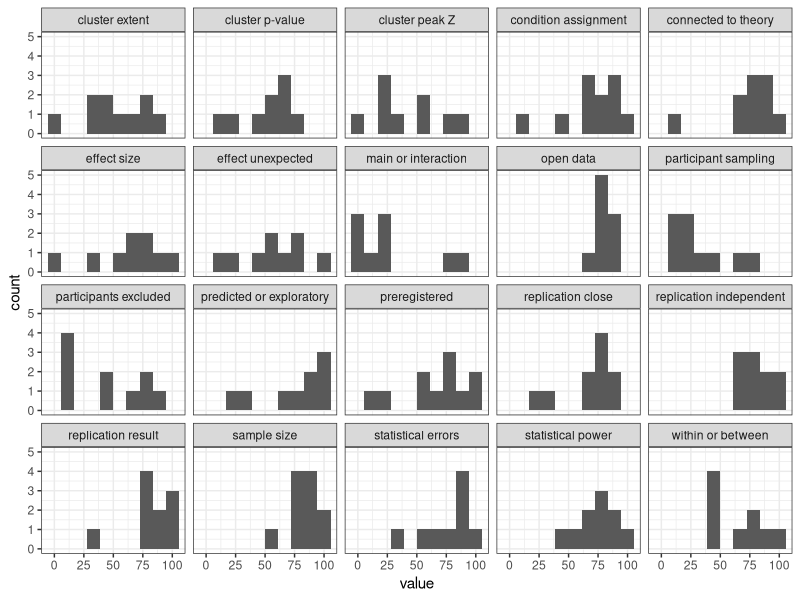
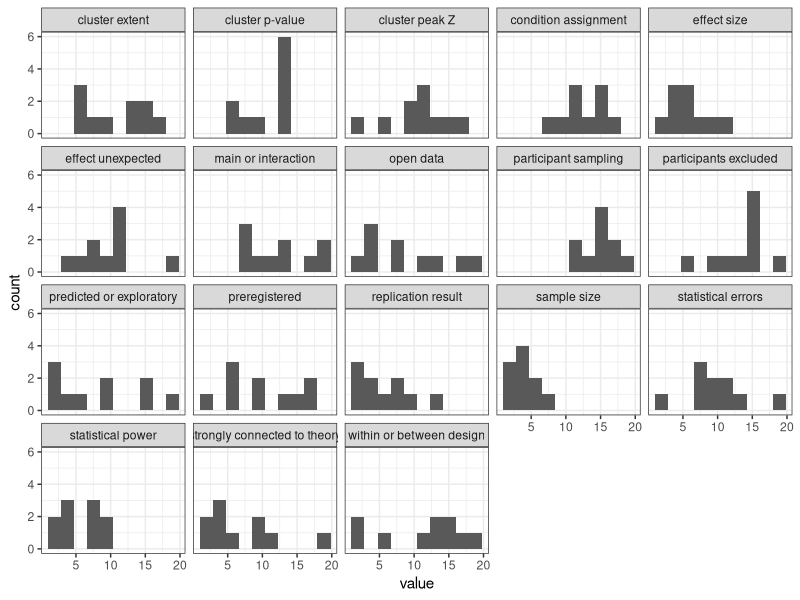

These charts were generated, in order, by the following R code:
# Load packages and data

library(tidyverse)

setwd(dirname(rstudioapi::getSourceEditorContext()$path)) # When opened in Rstudio, sets path to whereever analysis script is stored. Replace with whatever path is appropriate on local system

pilot.dat <- read.csv("../raw_data/SM1_survey_data.csv")

# Make summary table

## retrieve data to average over
imp.dat <- pilot.dat[, grep("_imp", names(pilot.dat))]
rank.dat <- pilot.dat[, grep("_rank", names(pilot.dat))]

## create table dataframe
sum.tab <- data.frame(matrix(0, 20, 5))
names(sum.tab) <- c("factor", "n rating", "median rating", "n rank", "median rank")
sum.tab$factor <- c("sample size", "participants excluded", "statistical power", "effect size", "cluster extent", "cluster p-value", "main effect or interaction",
                    "condition assignment", "replication result", "replication close or not", "replication independent or not", 
                    "within or between design", "cluster peak Z-value", "open data available", "preregistered", "statistical errors", 
                    "strongly connected to theory", "effect predicted or exploratory", "participant sampling", "effect unexpected")
sum.tab[, "n rating"] <- sapply(imp.dat, function(x) sum(!is.na(x))) 
sum.tab[, "median rating"] <- sapply(imp.dat, median, na.rm=T)
sum.tab[, "n rank"] <- 10
sum.tab[1, "median rank"] <- median(rank.dat$sam_siz_rank, na.rm = T)
sum.tab[2, "median rank"] <- median(rank.dat$par_exc_rank, na.rm = T)
sum.tab[3, "median rank"] <- median(rank.dat$stat_pow_rank, na.rm = T)
sum.tab[4, "median rank"] <- median(rank.dat$eff_siz_rank, na.rm = T)
sum.tab[5, "median rank"] <- median(rank.dat$clu_ext_rank, na.rm = T)
sum.tab[6, "median rank"] <- median(rank.dat$clu_pval_rank, na.rm = T)
sum.tab[7, "median rank"] <- median(rank.dat$main_int_rank, na.rm = T)
sum.tab[8, "median rank"] <- median(rank.dat$con_ass_rank, na.rm = T)
sum.tab[9, "median rank"] <- median(rank.dat$rep_res_rank, na.rm = T)
sum.tab[10, "median rank"] <- NA  # Replication closeness was not ranked
sum.tab[11, "median rank"] <- NA  # Replication independent was not ranked
sum.tab[12, "median rank"] <- median(rank.dat$wit_bet_rank, na.rm = T)
sum.tab[13, "median rank"] <- median(rank.dat$clu_zpeak_rank, na.rm = T)
sum.tab[14, "median rank"] <- median(rank.dat$open_dat_rank, na.rm = T)
sum.tab[15, "median rank"] <- median(rank.dat$pre_reg_rank, na.rm = T)
sum.tab[16, "median rank"] <- median(rank.dat$stat_err_rank, na.rm = T)
sum.tab[17, "median rank"] <- median(rank.dat$the_con_rank, na.rm = T)
sum.tab[18, "median rank"] <- median(rank.dat$pred_exp_rank, na.rm = T)
sum.tab[19, "median rank"] <- median(rank.dat$par_sam_rank, na.rm = T)
sum.tab[20, "median rank"] <- median(rank.dat$unexp_rank, na.rm = T)
sum.tab <- sum.tab[order(-sum.tab[,3]),]

#write.csv(sum.tab, "../processed_data/pilot_expert_survey/pilot_summary_table.csv", row.names = F)

# Plot histograms of raw data
names(imp.dat) <- c("sample size", "participants excluded", "statistical power", "effect size", "cluster extent", "cluster p-value", "main or interaction",
                    "condition assignment", "replication result", "replication close", "replication independent", 
                    "within or between", "cluster peak Z", "open data", "preregistered", "statistical errors", 
                    "connected to theory", "predicted or exploratory", "participant sampling", "effect unexpected")
imp.g <- ggplot(gather(imp.dat), aes(value)) + 
  geom_histogram(bins = 10) + 
  facet_wrap(~key) +
  theme_bw()


names(rank.dat) <- c("sample size", "participants excluded", "statistical power", "effect size", "cluster peak Z", "cluster extent", "cluster p-value", 
                     "main or interaction", "within or between design", "open data", "statistical errors", "strongly connected to theory", 
                     "predicted or exploratory", "participant sampling", "condition assignment", "replication result", "preregistered", "effect unexpected")
rank.g <- ggplot(gather(rank.dat), aes(value)) + 
  geom_histogram(bins = 10) + 
  facet_wrap(~key) +
  theme_bw()
